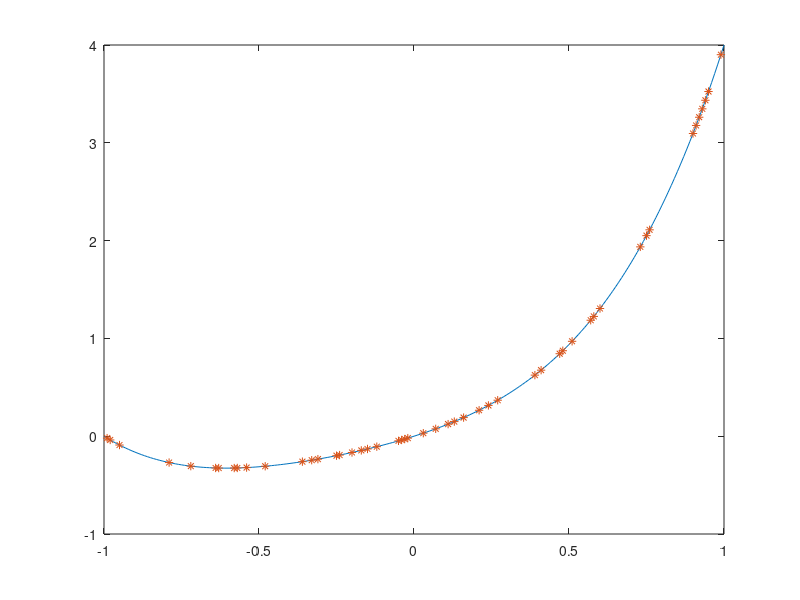

MATLAB code to generate this figure:
f=4
t=-1:0.01:1
n=length(t)
%Func1 y=2*sin(2*pi*f*t)+cos(2*pi*1*t)*3;
%Func2 y=sin(t)+sin(t+t.^2);
%Func3 y=t.^2+t.^2+t;
y= t.^4+t.^3+t.^2+t;
plot(t,y)
numberOfSamplesToTake = 50;
sampleIndexes = randperm(numel(y), numberOfSamplesToTake)
% Plot the samples;
ts = t(sampleIndexes)
ys = y(sampleIndexes)
hold on;
plot(ts, ys,'*');

func4=horzcat(ts.',ys.');